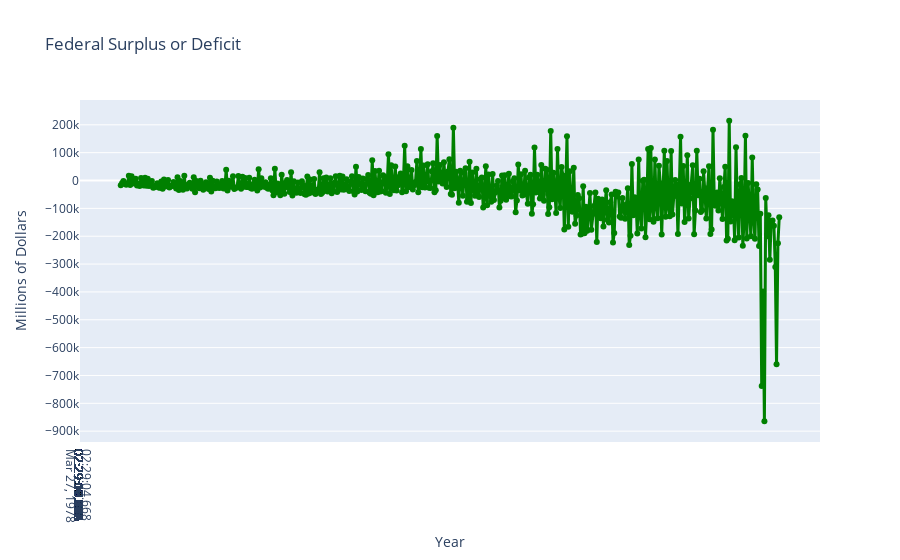

Write notebook code for a chart like this one.
### Code cell
line_width = 3
# Federal Surplus or Deficit
surplus_deficit = fred.get_series_df('MTSDS133FMS')[['date', 'value']]
# Create a style traces
fig = go.Figure()

fig.add_trace(go.Line(x=surplus_deficit.iloc[:, 0],
                        y=surplus_deficit.iloc[:, 1],
                        mode='lines+markers',
                        name='Millions of Dollars',
                        line=dict(color='green', width=line_width)))

# Edit layout
fig.update_layout(title='Federal Surplus or Deficit',
                  xaxis_title = 'Year',
                  yaxis_title = 'Millions of Dollars')

fig.update_yaxes(nticks=20)

fig.update_xaxes(dtick=6)

fig.show();

### Figure 1 — Plotly figure (JSON) as saved in the notebook; plotly's stock layout.template omitted (floating-point values rounded to 4 significant figures; data arrays with more than 128 entries replaced by an {"elided": "..."} marker saying what was removed)
{"data": [{"line": {"color": "green", "width": 3}, "mode": "lines+markers", "name": "Millions of Dollars", "type": "scatter", "x": {"elided": "488 str values"}, "y": {"elided": "488 str values"}}], "layout": {"title": {"text": "Federal Surplus or Deficit"}, "xaxis": {"dtick": 6, "title": {"text": "Year"}}, "yaxis": {"nticks": 20, "title": {"text": "Millions of Dollars"}}}}
